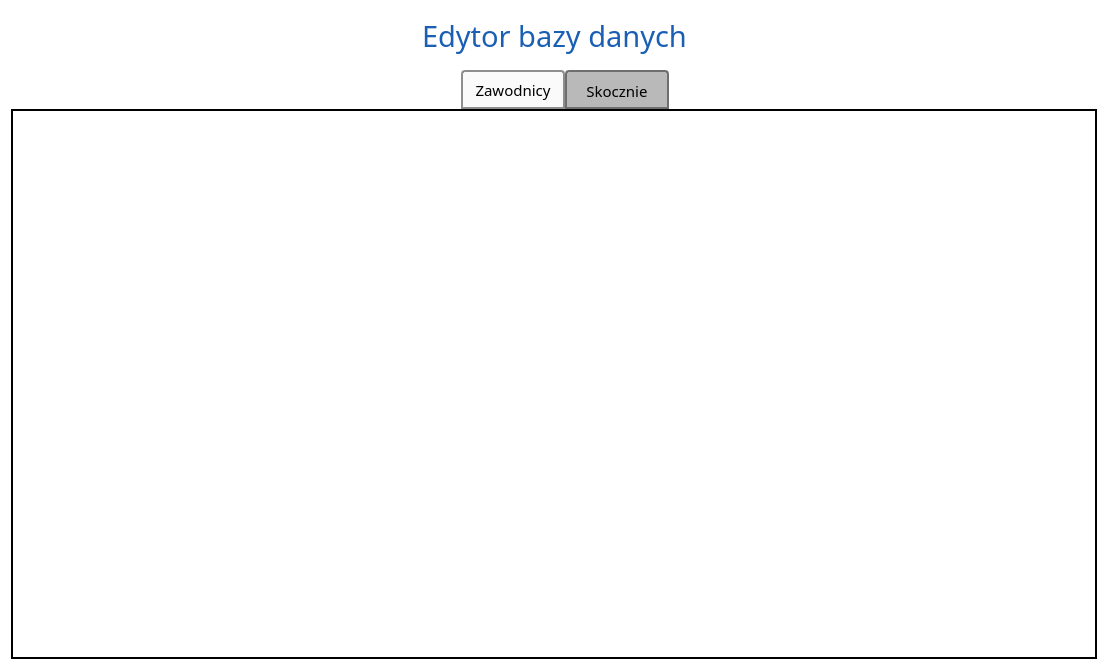
<?xml version="1.0" encoding="UTF-8"?>
<ui version="4.0">
 <class>DatabaseEditorWindow</class>
 <widget class="QDialog" name="DatabaseEditorWindow">
  <property name="geometry">
   <rect>
    <x>0</x>
    <y>0</y>
    <width>1108</width>
    <height>670</height>
   </rect>
  </property>
  <property name="windowTitle">
   <string>Edytor bazy danych</string>
  </property>
  <property name="styleSheet">
   <string notr="true">background-color: rgb(255, 255, 255);</string>
  </property>
  <layout class="QVBoxLayout" name="verticalLayout">
   <item>
    <spacer name="verticalSpacer_titleTop">
     <property name="orientation">
      <enum>Qt::Vertical</enum>
     </property>
     <property name="sizeType">
      <enum>QSizePolicy::Maximum</enum>
     </property>
     <property name="sizeHint" stdset="0">
      <size>
       <width>20</width>
       <height>5</height>
      </size>
     </property>
    </spacer>
   </item>
   <item>
    <layout class="QHBoxLayout" name="horizontalLayout_title">
     <item>
      <spacer name="horizontalSpacer_titleLeft">
       <property name="orientation">
        <enum>Qt::Horizontal</enum>
       </property>
       <property name="sizeHint" stdset="0">
        <size>
         <width>40</width>
         <height>20</height>
        </size>
       </property>
      </spacer>
     </item>
     <item>
      <widget class="QLabel" name="label_title">
       <property name="font">
        <font>
         <family>Quicksand Medium</family>
         <pointsize>22</pointsize>
         <bold>false</bold>
        </font>
       </property>
       <property name="styleSheet">
        <string notr="true">QLabel{
color: rgb(26, 95, 180);
}</string>
       </property>
       <property name="text">
        <string>Edytor bazy danych</string>
       </property>
      </widget>
     </item>
     <item>
      <spacer name="horizontalSpacer_titleRight">
       <property name="orientation">
        <enum>Qt::Horizontal</enum>
       </property>
       <property name="sizeHint" stdset="0">
        <size>
         <width>40</width>
         <height>20</height>
        </size>
       </property>
      </spacer>
     </item>
    </layout>
   </item>
   <item>
    <spacer name="verticalSpacer_titleBottom">
     <property name="orientation">
      <enum>Qt::Vertical</enum>
     </property>
     <property name="sizeType">
      <enum>QSizePolicy::Maximum</enum>
     </property>
     <property name="sizeHint" stdset="0">
      <size>
       <width>20</width>
       <height>8</height>
      </size>
     </property>
    </spacer>
   </item>
   <item>
    <widget class="QTabWidget" name="tabWidget_main">
     <property name="font">
      <font>
       <family>Ubuntu Light</family>
       <pointsize>11</pointsize>
       <italic>false</italic>
       <bold>false</bold>
      </font>
     </property>
     <property name="layoutDirection">
      <enum>Qt::LeftToRight</enum>
     </property>
     <property name="styleSheet">
      <string notr="true">QTabWidget::pane{
border: 2px solid;
}
QTabWidget::tab-bar{
left: 450px;
}
QTabBar::tab{
	min-width: 100px;
	min-height: 35px;
	background-color: rgb(185, 185, 185);
color: black;
	border: 2px solid rgb(110, 110, 110);
    border-top-left-radius: 4px;
    border-top-right-radius: 4px;
}
QTabBar::tab:hover{
	background-color: rgb(215, 215, 215);
	border-color: rgb(127, 127, 127);
}
QTabBar::tab:selected{
	background-color: rgb(250, 250, 250);
	border-color: rgb(142, 142, 142);
}</string>
     </property>
     <property name="currentIndex">
      <number>0</number>
     </property>
     <property name="elideMode">
      <enum>Qt::ElideNone</enum>
     </property>
     <property name="usesScrollButtons">
      <bool>true</bool>
     </property>
     <widget class="QWidget" name="tab_jumpers">
      <attribute name="title">
       <string>Zawodnicy</string>
      </attribute>
      <layout class="QHBoxLayout" name="horizontalLayout">
       <item>
        <widget class="QScrollArea" name="scrollArea_jumpers">
         <property name="sizePolicy">
          <sizepolicy hsizetype="Expanding" vsizetype="Expanding">
           <horstretch>0</horstretch>
           <verstretch>0</verstretch>
          </sizepolicy>
         </property>
         <property name="minimumSize">
          <size>
           <width>530</width>
           <height>0</height>
          </size>
         </property>
         <property name="styleSheet">
          <string notr="true">QScrollArea{
background: transparent;
}
QScrollBar::handle{
border: 2px solid rgb(101, 23, 23);
background-color: rgb(255, 229, 190);
height: 10px;
width: 5px;
}</string>
         </property>
         <property name="widgetResizable">
          <bool>true</bool>
         </property>
         <widget class="QWidget" name="scrollAreaWidget">
          <property name="geometry">
           <rect>
            <x>0</x>
            <y>0</y>
            <width>528</width>
            <height>519</height>
           </rect>
          </property>
          <property name="minimumSize">
           <size>
            <width>470</width>
            <height>0</height>
           </size>
          </property>
          <layout class="QVBoxLayout" name="verticalLayout_2">
           <item>
            <layout class="QVBoxLayout" name="verticalLayout_jumpers"/>
           </item>
          </layout>
         </widget>
        </widget>
       </item>
       <item>
        <spacer name="horizontalSpacer">
         <property name="orientation">
          <enum>Qt::Horizontal</enum>
         </property>
         <property name="sizeHint" stdset="0">
          <size>
           <width>1057</width>
           <height>78</height>
          </size>
         </property>
        </spacer>
       </item>
      </layout>
     </widget>
     <widget class="QWidget" name="tab_hills">
      <attribute name="title">
       <string>Skocznie</string>
      </attribute>
     </widget>
    </widget>
   </item>
  </layout>
 </widget>
 <resources/>
 <connections/>
</ui>
